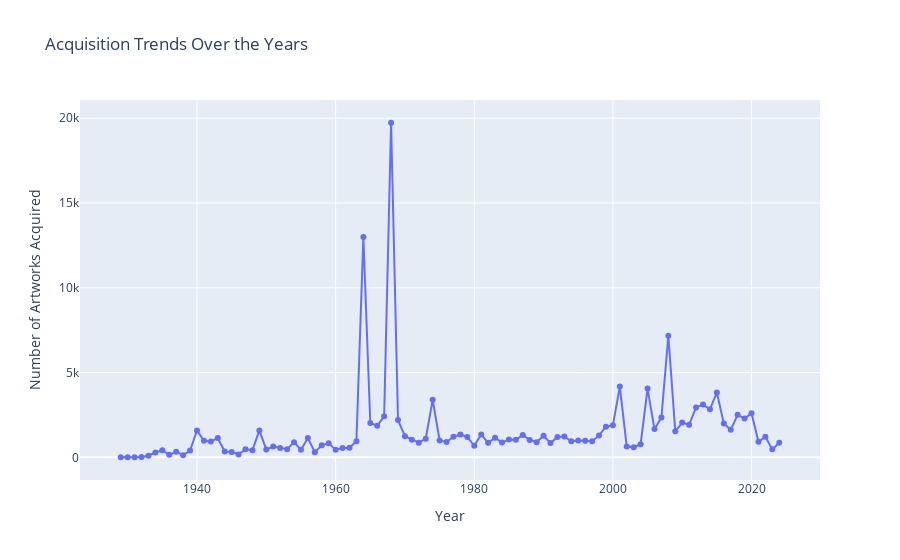

Source (notebook cell):
### Code cell
fig4= px.line(x=acquisition_trends.index, y=acquisition_trends.values,
                title="Acquisition Trends Over the Years",
                labels={'x':"Year", 'y':'Number of Artworks Acquired'},
                markers=True)
fig4.show()

### Figure 1 — Plotly figure (JSON) as saved in the notebook; plotly's stock layout.template omitted (floating-point values rounded to 4 significant figures)
{"data": [{"hovertemplate": "Year=%{x}<br>Number of Artworks Acquired=%{y}<extra></extra>", "legendgroup": "", "line": {"color": "#636efa", "dash": "solid"}, "marker": {"symbol": "circle"}, "mode": "lines+markers", "name": "", "orientation": "v", "showlegend": false, "type": "scatter", "x": [1929, 1930, 1931, 1932, 1933, 1934, 1935, 1936, 1937, 1938, 1939, 1940, 1941, 1942, 1943, 1944, 1945, 1946, 1947, 1948, 1949, 1950, 1951, 1952, 1953, 1954, 1955, 1956, 1957, 1958, 1959, 1960, 1961, 1962, 1963, 1964, 1965, 1966, 1967, 1968, 1969, 1970, 1971, 1972, 1973, 1974, 1975, 1976, 1977, 1978, 1979, 1980, 1981, 1982, 1983, 1984, 1985, 1986, 1987, 1988, 1989, 1990, 1991, 1992, 1993, 1994, 1995, 1996, 1997, 1998, 1999, 2000, 2001, 2002, 2003, 2004, 2005, 2006, 2007, 2008, 2009, 2010, 2011, 2012, 2013, 2014, 2015, 2016, 2017, 2018, 2019, 2020, 2021, 2022, 2023, 2024], "xaxis": "x", "y": [9, 7, 3, 18, 93, 284, 416, 146, 322, 127, 398, 1583, 977, 938, 1132, 346, 315, 171, 475, 421, 1588, 453, 631, 550, 474, 881, 446, 1134, 303, 705, 829, 449, 552, 565, 951, 12998, 2020, 1859, 2420, 19733, 2194, 1245, 1041, 862, 1101, 3394, 991, 902, 1208, 1349, 1198, 680, 1347, 851, 1157, 869, 1050, 1028, 1321, 1019, 891, 1274, 837, 1197, 1227, 943, 988, 972, 950, 1292, 1808, 1886, 4170, 635, 596, 773, 4054, 1665, 2348, 7176, 1531, 2050, 1916, 2943, 3109, 2829, 3817, 1994, 1620, 2507, 2286, 2600, 920, 1218, 468, 862], "yaxis": "y"}], "layout": {"legend": {"tracegroupgap": 0}, "title": {"text": "Acquisition Trends Over the Years"}, "xaxis": {"anchor": "y", "domain": [0, 1], "title": {"text": "Year"}}, "yaxis": {"anchor": "x", "domain": [0, 1], "title": {"text": "Number of Artworks Acquired"}}}}
